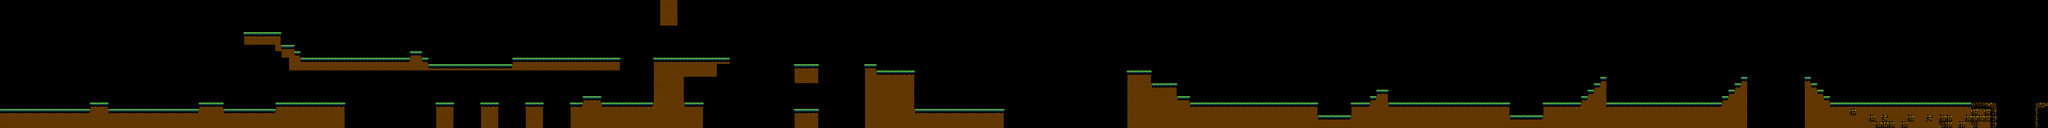

A 2D game scene composited from a Tiled map and its tileset images. What follows is a short description and the map's XML, with each tile layer's data collapsed to a summary:
An orthogonal 320x20 tile map with 32x32 px tiles, 1 tile layer (Texture), 3 tilesets and 117 objects (51x Platform, 8x Node, 6x Green Weed, 5x Sand Small, 5x Fade Platform, ...).

<map version="1.0" orientation="orthogonal" renderorder="left-down" width="320" height="20" tilewidth="32" tileheight="32" nextobjectid="136">
 <tileset firstgid="1" name="groundTileset" tilewidth="32" tileheight="32" tilecount="9">
  <image source="Tiles/groundTileset.png" width="288" height="32" />
 </tileset>
 <tileset firstgid="10" name="RockSpritestrip" tilewidth="32" tileheight="32" tilecount="10">
  <image source="Tiles/RockSpritestrip.png" width="320" height="32" />
 </tileset>
 <tileset firstgid="20" name="Cave_OG" tilewidth="32" tileheight="32" tilecount="28">
  <image source="Tiles/Cave_OG.png" width="896" height="32" />
 </tileset>
 <layer name="Texture" width="320" height="20">
  <data>[6400 cells, 1189 non-empty, 18 distinct tile ids]</data>
 </layer>
 <objectgroup name="Blocks">
  <object id="56" name="Dirt Large" x="6368" y="448" width="64" height="64">
   <properties>
    <property name="type" value="dirt" />
    <property name="w" value="64" />
    <property name="x" value="6368.00" />
    <property name="y" value="448.00" />
   </properties>
  </object>
  <object id="57" name="Dirt Small" x="6336" y="480" width="32" height="32">
   <properties>
    <property name="type" value="dirt" />
    <property name="w" value="32" />
    <property name="x" value="6336.00" />
    <property name="y" value="480.00" />
   </properties>
  </object>
  <object id="58" name="Dirt Large" x="6688" y="512" width="64" height="64">
   <properties>
    <property name="type" value="dirt" />
    <property name="w" value="64" />
    <property name="x" value="6688.00" />
    <property name="y" value="512.00" />
   </properties>
  </object>
  <object id="59" name="Sand Small" x="6656" y="544" width="32" height="32">
   <properties>
    <property name="type" value="sand" />
    <property name="w" value="32" />
    <property name="x" value="6656.00" />
    <property name="y" value="544.00" />
   </properties>
  </object>
  <object id="60" name="Sand Small" x="6144" y="480" width="32" height="32">
   <properties>
    <property name="type" value="sand" />
    <property name="w" value="32" />
    <property name="x" value="6144.00" />
    <property name="y" value="480.00" />
   </properties>
  </object>
  <object id="61" name="Sand Small" x="6144" y="416" width="32" height="32">
   <properties>
    <property name="type" value="sand" />
    <property name="w" value="32" />
    <property name="x" value="6144.00" />
    <property name="y" value="416.00" />
   </properties>
  </object>
  <object id="62" name="Sand Small" x="6144" y="448" width="32" height="32">
   <properties>
    <property name="type" value="sand" />
    <property name="w" value="32" />
    <property name="x" value="6144.00" />
    <property name="y" value="448.00" />
   </properties>
  </object>
  <object id="65" name="Dirt Large" x="7392" y="448" width="64" height="64">
   <properties>
    <property name="type" value="dirt" />
    <property name="w" value="64" />
    <property name="x" value="7392.00" />
    <property name="y" value="448.00" />
   </properties>
  </object>
  <object id="66" name="Dirt Small" x="7136" y="480" width="32" height="32">
   <properties>
    <property name="type" value="dirt" />
    <property name="w" value="32" />
    <property name="x" value="7136.00" />
    <property name="y" value="480.00" />
   </properties>
  </object>
  <object id="67" name="Dirt Small" x="7104" y="480" width="32" height="32">
   <properties>
    <property name="type" value="dirt" />
    <property name="w" value="32" />
    <property name="x" value="7104.00" />
    <property name="y" value="480.00" />
   </properties>
  </object>
  <object id="68" name="Dirt Small" x="7136" y="448" width="32" height="32">
   <properties>
    <property name="type" value="dirt" />
    <property name="w" value="32" />
    <property name="x" value="7136.00" />
    <property name="y" value="448.00" />
   </properties>
  </object>
  <object id="64" name="Sand Small" x="7360" y="480" width="32" height="32">
   <properties>
    <property name="type" value="sand" />
    <property name="w" value="32" />
    <property name="x" value="7360.00" />
    <property name="y" value="480.00" />
   </properties>
  </object>
  <object id="70" name="Sand Large" x="7552" y="512" width="64" height="64">
   <properties>
    <property name="type" value="sand" />
    <property name="w" value="64" />
    <property name="x" value="7552.00" />
    <property name="y" value="512.00" />
   </properties>
  </object>
 </objectgroup>
 <objectgroup name="Platform">
  <object id="16" name="Node Platform" x="1728" y="512" width="160" height="16">
   <properties>
    <property name="id" value="n2_0" />
    <property name="type" value="NodePlatform" />
    <property name="x" value="1728" />
    <property name="y" value="512" />
   </properties>
  </object>
  <object id="17" name="Node" x="1776" y="512" width="16" height="16">
   <properties>
    <property name="id" value="n2_0" />
    <property name="n" value="n2_1" />
    <property name="type" value="Node" />
    <property name="x" value="1776.00" />
    <property name="y" value="512.00" />
   </properties>
  </object>
  <object id="18" name="Node" x="2112" y="512" width="16" height="16">
   <properties>
    <property name="id" value="n2_1" />
    <property name="n" value="n2_0" />
    <property name="type" value="Node" />
    <property name="x" value="2112" />
    <property name="y" value="512" />
   </properties>
  </object>
  <object id="19" name="Fade Platform" x="3712" y="320" width="160" height="16">
   <properties>
    <property name="a" value="3" />
    <property name="d" value="1.5" />
    <property name="i" value="5" />
    <property name="id" value="" />
    <property name="o" value="2" />
    <property name="type" value="FadePlatform" />
    <property name="x" value="3712" />
    <property name="y" value="320" />
   </properties>
  </object>
  <object id="20" name="OneWay Platform" x="4576" y="464" width="160" height="16">
   <properties>
    <property name="id" value="" />
    <property name="type" value="OneWayPlatform" />
    <property name="x" value="4576.00" />
    <property name="y" value="464.00" />
   </properties>
  </object>
  <object id="21" name="OneWay Platform" x="4576" y="352" width="160" height="16">
   <properties>
    <property name="id" value="" />
    <property name="type" value="OneWayPlatform" />
    <property name="x" value="4576.00" />
    <property name="y" value="352.00" />
   </properties>
  </object>
  <object id="22" name="Fade Platform" x="4864" y="352" width="160" height="16">
   <properties>
    <property name="a" value="2" />
    <property name="d" value="4" />
    <property name="i" value="5" />
    <property name="id" value="" />
    <property name="o" value="1" />
    <property name="type" value="FadePlatform" />
    <property name="x" value="4864.00" />
    <property name="y" value="352.00" />
   </properties>
  </object>
  </objectgroup>
 <objectgroup name="Level_Data">
  <!-- 3 objects omitted --></objectgroup>
 <objectgroup name="Enemy_Data">
  <!-- 17 objects omitted --></objectgroup>
 <objectgroup name="Player_Data">
  <!-- 6 objects omitted --></objectgroup>
 <objectgroup name="Terrain">
  <!-- 51 objects omitted --></objectgroup>
 <objectgroup name="BG">
  <!-- 8 objects omitted --></objectgroup>
 <objectgroup name="FG" />
</map>
<!-- 97 of 117 objects omitted -->
